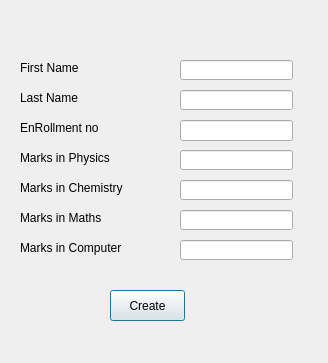
<?xml version="1.0" encoding="UTF-8"?>
<ui version="4.0">
 <class>Create</class>
 <widget class="QDialog" name="Create">
  <property name="geometry">
   <rect>
    <x>0</x>
    <y>0</y>
    <width>328</width>
    <height>363</height>
   </rect>
  </property>
  <property name="windowTitle">
   <string>Dialog</string>
  </property>
  <widget class="QLineEdit" name="txtlastname">
   <property name="geometry">
    <rect>
     <x>180</x>
     <y>90</y>
     <width>113</width>
     <height>20</height>
    </rect>
   </property>
   <property name="font">
    <font>
     <pointsize>9</pointsize>
    </font>
   </property>
  </widget>
  <widget class="QLineEdit" name="txtfirstname">
   <property name="geometry">
    <rect>
     <x>180</x>
     <y>60</y>
     <width>113</width>
     <height>20</height>
    </rect>
   </property>
   <property name="font">
    <font>
     <pointsize>9</pointsize>
    </font>
   </property>
  </widget>
  <widget class="QLabel" name="label_4">
   <property name="geometry">
    <rect>
     <x>20</x>
     <y>150</y>
     <width>121</width>
     <height>16</height>
    </rect>
   </property>
   <property name="font">
    <font>
     <pointsize>9</pointsize>
    </font>
   </property>
   <property name="text">
    <string>Marks in Physics</string>
   </property>
  </widget>
  <widget class="QLabel" name="label_2">
   <property name="geometry">
    <rect>
     <x>20</x>
     <y>90</y>
     <width>121</width>
     <height>16</height>
    </rect>
   </property>
   <property name="font">
    <font>
     <pointsize>9</pointsize>
    </font>
   </property>
   <property name="text">
    <string>Last Name</string>
   </property>
  </widget>
  <widget class="QLabel" name="label_7">
   <property name="geometry">
    <rect>
     <x>20</x>
     <y>240</y>
     <width>121</width>
     <height>16</height>
    </rect>
   </property>
   <property name="font">
    <font>
     <pointsize>9</pointsize>
    </font>
   </property>
   <property name="text">
    <string>Marks in Computer</string>
   </property>
  </widget>
  <widget class="QLabel" name="label_3">
   <property name="geometry">
    <rect>
     <x>20</x>
     <y>120</y>
     <width>121</width>
     <height>16</height>
    </rect>
   </property>
   <property name="font">
    <font>
     <pointsize>9</pointsize>
    </font>
   </property>
   <property name="text">
    <string>EnRollment no</string>
   </property>
  </widget>
  <widget class="QLineEdit" name="txtmaths">
   <property name="geometry">
    <rect>
     <x>180</x>
     <y>210</y>
     <width>113</width>
     <height>20</height>
    </rect>
   </property>
   <property name="font">
    <font>
     <pointsize>9</pointsize>
    </font>
   </property>
  </widget>
  <widget class="QLabel" name="label">
   <property name="geometry">
    <rect>
     <x>20</x>
     <y>60</y>
     <width>121</width>
     <height>16</height>
    </rect>
   </property>
   <property name="font">
    <font>
     <pointsize>9</pointsize>
    </font>
   </property>
   <property name="text">
    <string>First Name</string>
   </property>
  </widget>
  <widget class="QLineEdit" name="txtphysics">
   <property name="geometry">
    <rect>
     <x>180</x>
     <y>150</y>
     <width>113</width>
     <height>20</height>
    </rect>
   </property>
   <property name="font">
    <font>
     <pointsize>9</pointsize>
    </font>
   </property>
  </widget>
  <widget class="QLabel" name="label_5">
   <property name="geometry">
    <rect>
     <x>20</x>
     <y>180</y>
     <width>121</width>
     <height>16</height>
    </rect>
   </property>
   <property name="font">
    <font>
     <pointsize>9</pointsize>
    </font>
   </property>
   <property name="text">
    <string>Marks in Chemistry</string>
   </property>
  </widget>
  <widget class="QLineEdit" name="txtchemistry">
   <property name="geometry">
    <rect>
     <x>180</x>
     <y>180</y>
     <width>113</width>
     <height>20</height>
    </rect>
   </property>
   <property name="font">
    <font>
     <pointsize>9</pointsize>
    </font>
   </property>
  </widget>
  <widget class="QLabel" name="label_6">
   <property name="geometry">
    <rect>
     <x>20</x>
     <y>210</y>
     <width>121</width>
     <height>16</height>
    </rect>
   </property>
   <property name="font">
    <font>
     <pointsize>9</pointsize>
    </font>
   </property>
   <property name="text">
    <string>Marks in Maths</string>
   </property>
  </widget>
  <widget class="QLineEdit" name="txtcomputer">
   <property name="geometry">
    <rect>
     <x>180</x>
     <y>240</y>
     <width>113</width>
     <height>20</height>
    </rect>
   </property>
   <property name="font">
    <font>
     <pointsize>9</pointsize>
    </font>
   </property>
  </widget>
  <widget class="QPushButton" name="btnAdd">
   <property name="geometry">
    <rect>
     <x>110</x>
     <y>290</y>
     <width>75</width>
     <height>31</height>
    </rect>
   </property>
   <property name="font">
    <font>
     <pointsize>9</pointsize>
    </font>
   </property>
   <property name="text">
    <string>Create</string>
   </property>
  </widget>
  <widget class="QLineEdit" name="txtrollno">
   <property name="geometry">
    <rect>
     <x>180</x>
     <y>120</y>
     <width>113</width>
     <height>21</height>
    </rect>
   </property>
  </widget>
 </widget>
 <resources/>
 <connections/>
</ui>
